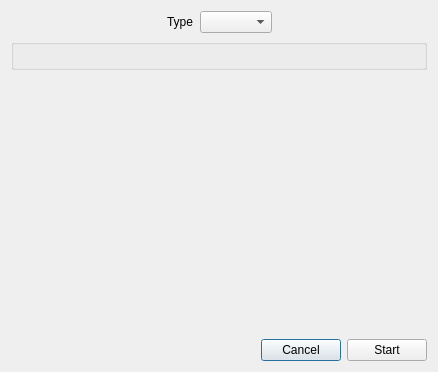
<?xml version="1.0" encoding="UTF-8"?>
<ui version="4.0">
 <class>NewGameDialog</class>
 <widget class="QDialog" name="NewGameDialog">
  <property name="geometry">
   <rect>
    <x>0</x>
    <y>0</y>
    <width>437</width>
    <height>364</height>
   </rect>
  </property>
  <property name="sizePolicy">
   <sizepolicy hsizetype="MinimumExpanding" vsizetype="MinimumExpanding">
    <horstretch>0</horstretch>
    <verstretch>0</verstretch>
   </sizepolicy>
  </property>
  <property name="windowTitle">
   <string>Dialog</string>
  </property>
  <layout class="QVBoxLayout" name="verticalLayout">
   <item>
    <layout class="QHBoxLayout" name="horizontalLayout">
     <item>
      <spacer name="horizontalSpacer">
       <property name="orientation">
        <enum>Qt::Orientation::Horizontal</enum>
       </property>
       <property name="sizeHint" stdset="0">
        <size>
         <width>40</width>
         <height>20</height>
        </size>
       </property>
      </spacer>
     </item>
     <item>
      <widget class="QLabel" name="boardTypeLabel">
       <property name="text">
        <string>Type</string>
       </property>
      </widget>
     </item>
     <item>
      <widget class="QComboBox" name="boardsComboBox">
       <property name="sizePolicy">
        <sizepolicy hsizetype="Minimum" vsizetype="Fixed">
         <horstretch>0</horstretch>
         <verstretch>0</verstretch>
        </sizepolicy>
       </property>
       <property name="locale">
        <locale language="English" country="UnitedStates"/>
       </property>
       <property name="insertPolicy">
        <enum>QComboBox::InsertPolicy::InsertAlphabetically</enum>
       </property>
       <property name="sizeAdjustPolicy">
        <enum>QComboBox::SizeAdjustPolicy::AdjustToContents</enum>
       </property>
      </widget>
     </item>
     <item>
      <spacer name="horizontalSpacer_2">
       <property name="orientation">
        <enum>Qt::Orientation::Horizontal</enum>
       </property>
       <property name="sizeHint" stdset="0">
        <size>
         <width>40</width>
         <height>20</height>
        </size>
       </property>
      </spacer>
     </item>
    </layout>
   </item>
   <item>
    <widget class="QGroupBox" name="parametersWidgetGroupBox"/>
   </item>
   <item>
    <spacer name="verticalSpacer">
     <property name="orientation">
      <enum>Qt::Orientation::Vertical</enum>
     </property>
     <property name="sizeType">
      <enum>QSizePolicy::Policy::Fixed</enum>
     </property>
     <property name="sizeHint" stdset="0">
      <size>
       <width>416</width>
       <height>263</height>
      </size>
     </property>
    </spacer>
   </item>
   <item>
    <layout class="QHBoxLayout" name="horizontalLayout_2">
     <item>
      <spacer name="horizontalSpacer_3">
       <property name="orientation">
        <enum>Qt::Orientation::Horizontal</enum>
       </property>
       <property name="sizeHint" stdset="0">
        <size>
         <width>40</width>
         <height>20</height>
        </size>
       </property>
      </spacer>
     </item>
     <item>
      <widget class="QPushButton" name="cancelButton">
       <property name="text">
        <string>Cancel</string>
       </property>
      </widget>
     </item>
     <item>
      <widget class="QPushButton" name="startButton">
       <property name="text">
        <string>Start</string>
       </property>
      </widget>
     </item>
    </layout>
   </item>
  </layout>
 </widget>
 <resources/>
 <connections/>
</ui>
